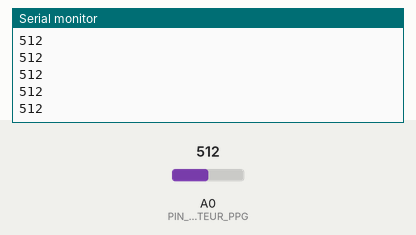
Bench run of a sketch on a simulated Arduino Uno, built with avr-gcc and run on an emulated ATmega328P. Parts: the last lines printed to the serial monitor. Inputs (shaded band) come from the test bench; at power-on: A0 (PIN_CAPTEUR_PPG) = 512.

Above: at 1.2 s.
1.3 s: A0 (PIN_CAPTEUR_PPG) set to 716
At 2.1 s:
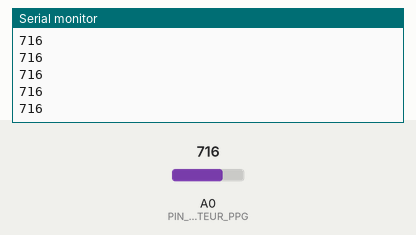
2.8 s: A0 (PIN_CAPTEUR_PPG) set to 900
At 3.9 s:
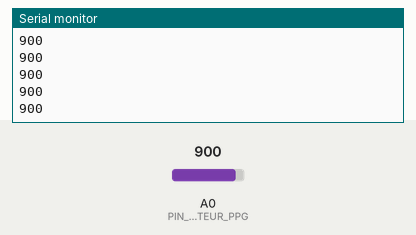
Timing chart, 0 to 5.8 s (numbered marks = the images above; inputs shaded):
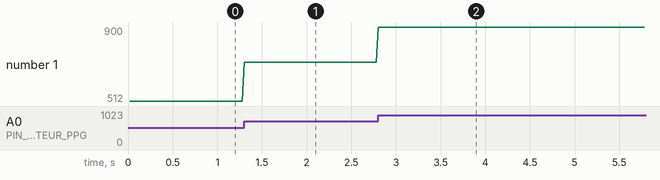

Measured:
- after the input at 1.3 s, the serial monitor: prints a new line at once (image 1)
- after the input at 2.8 s, the serial monitor: prints a new line at once (image 2)
- plotted number 1: 512 → 716 after the input at 1.3 s, 716 → 900 after the input at 2.8 s

The sketch:

arduino_serial_ppg.ino
```cpp
/*
 * Système d'Acquisition Cardiaque par Photopléthysmographie (PPG) - Firmware Arduino
 *
 * Échantillonne le signal analogique issu de l'étage de conditionnement (LDR + AOP)
 * à une fréquence stricte de 50 Hz (période T = 20 ms) et transmet les valeurs ADC
 * brutes (10 bits : 0 - 1023) sur le bus UART/USB à 115200 bauds.
 */

const int PIN_CAPTEUR_PPG = A0;              // Entrée analogique connectée à la sortie AO du module LDR
const unsigned long PERIODE_US = 20000UL;    // 20 000 µs = 20 ms -> Fréquence d'échantillonnage de 50 Hz

unsigned long dernierEchantillonUs = 0;

void setup() {
  // Initialisation de la liaison série haute vitesse
  Serial.begin(115200);
  dernierEchantillonUs = micros();
}

void loop() {
  unsigned long maintenantUs = micros();

  // Cadencement non-bloquant précis à 50 Hz
  if (maintenantUs - dernierEchantillonUs >= PERIODE_US) {
    dernierEchantillonUs += PERIODE_US;

    int signalBrut = analogRead(PIN_CAPTEUR_PPG);
    Serial.println(signalBrut);
  }
}
```
